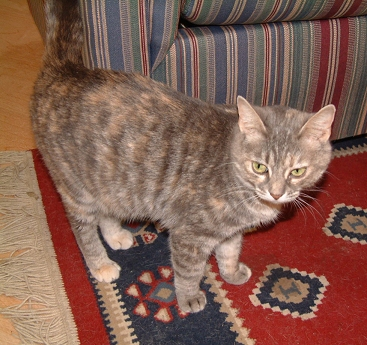
#> input picture dogs-vs-cats/cat/9059.jpg, 367 x 345 px, found by its file name; its folder holds only this picture in this run
$ jupyter execute --allow-errors SCT_ML_3.ipynb   (shell and % lines are left out)
#> lines starting #> are read from the running program, lines starting #| are printed output that depends on the picture
[cell 1]
from google.colab import drive
drive.mount('/content/drive')

[cell 2]
dataset_path = "/content/drive/MyDrive/Colab Notebooks/dogs-vs-cats (1)"  # <- should contain only 'cat' and 'dog'

[cell 3]
import os
#> (the rest of this cell did not finish here and is left out)

[cell 4]
import cv2, os

cat_dir = os.path.join(dataset_path, "cat")
first_img = os.listdir(cat_dir)[0]
img_path = os.path.join(cat_dir, first_img)
print("Sample path:", img_path)

img = cv2.imread(img_path, cv2.IMREAD_GRAYSCALE)
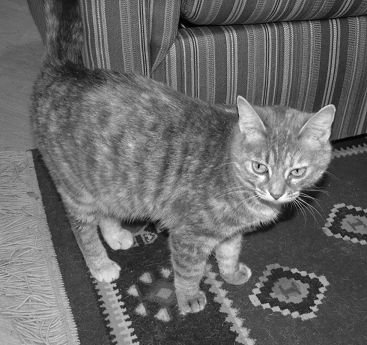
#> img: shape (345, 367); min 0, max 255, mean 104.4
print("Image shape:", None if img is None else img.shape)
#| Image shape: (345, 367)

[cell 5]
dataset_path = "/content/drive/MyDrive/Colab Notebooks/dogs-vs-cats"

[cell 6]
import os

cat_dir = os.path.join(dataset_path, "cat")
dog_dir = os.path.join(dataset_path, "dog")

print("Cat images:", len(os.listdir(cat_dir)))
#> (the rest of this cell did not finish here and is left out)

[cell 7]
import cv2

sample_img = os.path.join(cat_dir, os.listdir(cat_dir)[0])
print("Testing path:", sample_img)

img = cv2.imread(sample_img, cv2.IMREAD_GRAYSCALE)
print("Loaded image:", type(img), None if img is None else img.shape)
#| Loaded image: <class 'numpy.ndarray'> (345, 367)

[cell 8]
from PIL import Image
import numpy as np

im = Image.open(sample_img).convert("L")  # grayscale
im = im.resize((64,64))
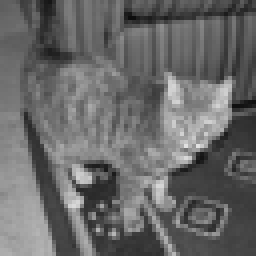
#> im: PIL image 64x64 L (shown 4 times larger); min 13, max 226, mean 104.4
arr = np.array(im)
print("PIL image shape:", arr.shape)
#| PIL image shape: (64, 64)
